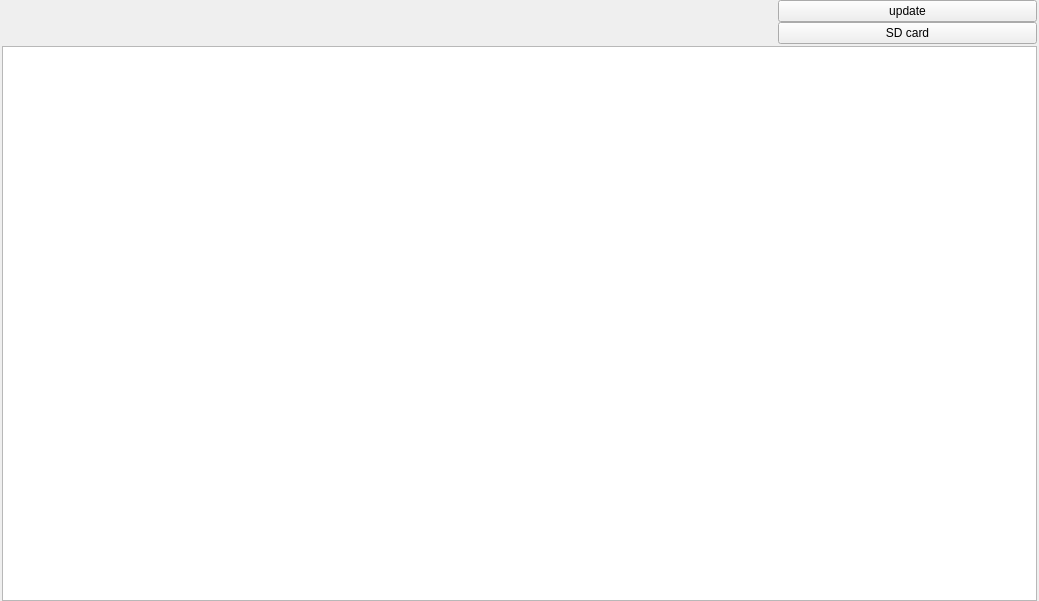
<?xml version="1.0" encoding="UTF-8"?>
<ui version="4.0">
 <class>SysInfoLog</class>
 <widget class="QWidget" name="SysInfoLog">
  <property name="geometry">
   <rect>
    <x>0</x>
    <y>0</y>
    <width>1039</width>
    <height>601</height>
   </rect>
  </property>
  <property name="maximumSize">
   <size>
    <width>16777215</width>
    <height>1024</height>
   </size>
  </property>
  <property name="windowTitle">
   <string notr="true">Form</string>
  </property>
  <layout class="QGridLayout" name="gridLayout">
   <property name="leftMargin">
    <number>2</number>
   </property>
   <property name="topMargin">
    <number>0</number>
   </property>
   <property name="rightMargin">
    <number>2</number>
   </property>
   <property name="bottomMargin">
    <number>0</number>
   </property>
   <property name="verticalSpacing">
    <number>2</number>
   </property>
   <item row="0" column="0">
    <layout class="QHBoxLayout" name="horizontalLayout">
     <item>
      <widget class="SetEditValueWidget" name="widget_1" native="true"/>
     </item>
     <item>
      <widget class="SetEditValueWidget" name="widget_2" native="true"/>
     </item>
     <item>
      <widget class="SetEditValueWidget" name="widget_3" native="true"/>
     </item>
     <item>
      <layout class="QVBoxLayout" name="verticalLayout">
       <item>
        <widget class="QPushButton" name="pushButton">
         <property name="text">
          <string notr="true">update</string>
         </property>
        </widget>
       </item>
       <item>
        <widget class="QPushButton" name="pushButton_2">
         <property name="text">
          <string>SD card</string>
         </property>
        </widget>
       </item>
      </layout>
     </item>
    </layout>
   </item>
   <item row="1" column="0">
    <widget class="QTextEdit" name="textEdit"/>
   </item>
  </layout>
 </widget>
 <customwidgets>
  <customwidget>
   <class>SetEditValueWidget</class>
   <extends>QWidget</extends>
   <header location="global">mysortwidget/seteditvaluewidget.h</header>
   <container>1</container>
  </customwidget>
 </customwidgets>
 <resources/>
 <connections/>
</ui>
